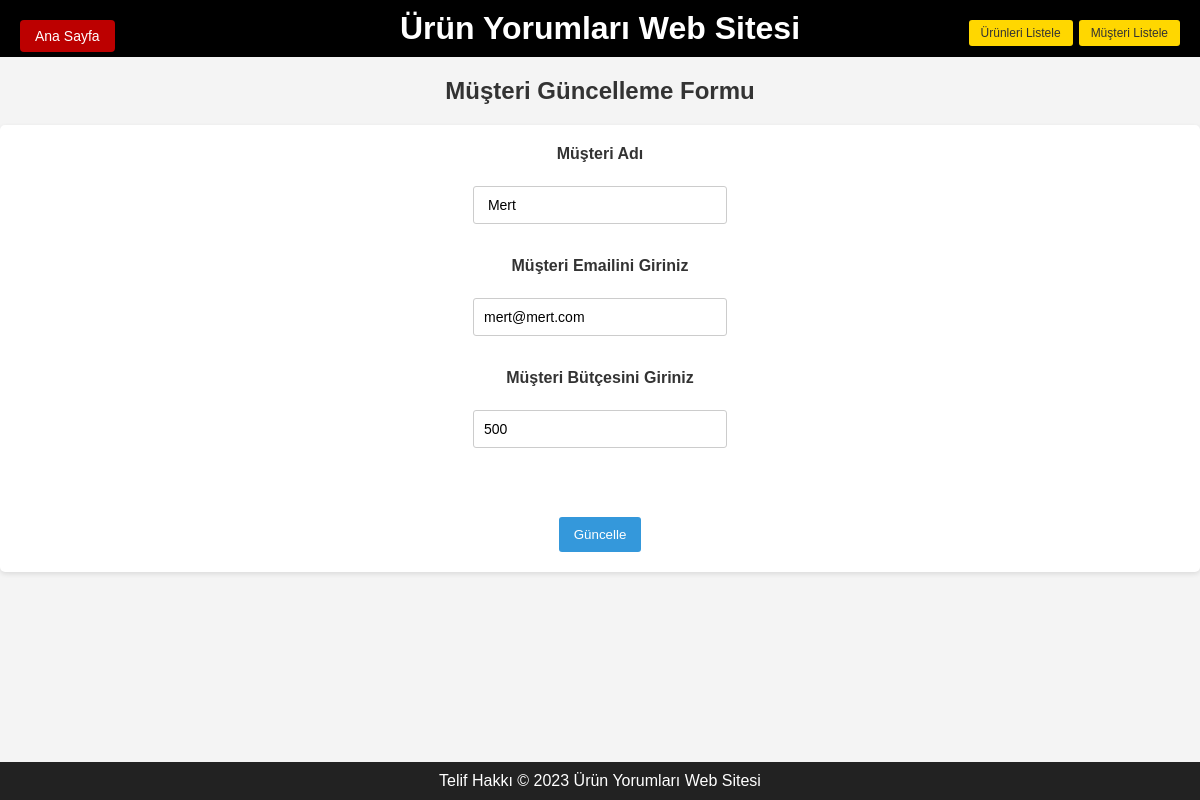
Before: /updateCustomer/ Mert with the older database file.
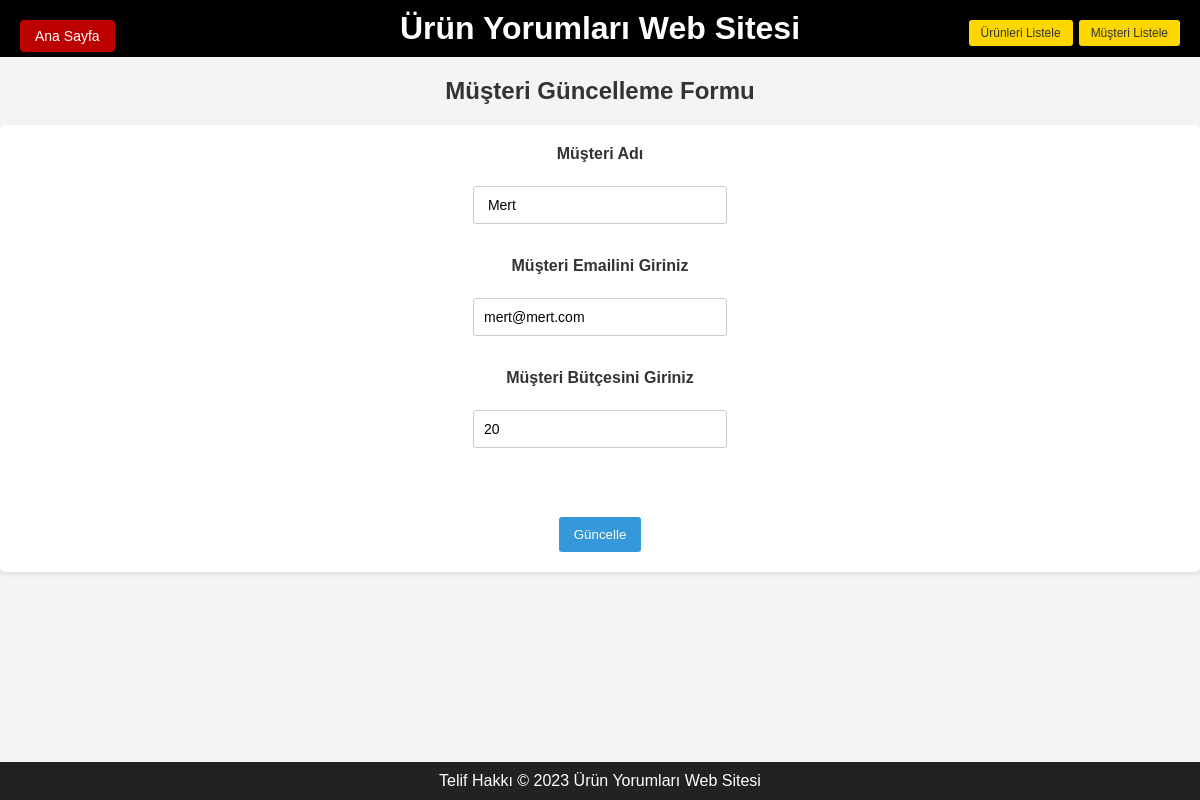
After: the same page with the newer database file.
### tables this page shows
CREATE TABLE customer (
        customerName TEXT PRIMARY KEY,
        budget INTEGER NOT NULL,        
        customerEmail TEXT NOT NULL

    );

### app.py (the view, shortened to what this page needs)
@app.route('/updateCustomer/<customerName>', methods=['POST','GET'])
def updateCustomer(customerName):
    if request.method == 'GET':
        customer = get_customer_info(customerName)
        if customer:
            return render_template('editCustomer.html', customer=customer)
        else:
            return "Müşteri bulunamadı."

### app.py (called while the page is built)
@app.route('/get-customer-info')
def get_customer_info(customerName):
    try:
        with sqlite3.connect(db) as conn:
            cursor = conn.cursor()
            cursor.execute("SELECT * FROM customer WHERE customerName = ?", (customerName,))
            customer = cursor.fetchone()
            if customer:
                return customer
            else:
                return False
    except Exception as e:
        print(e)
        return False

### templates/editCustomer.html (shortened to what this page needs)
<!DOCTYPE html>
<html lang="en">
<head>
    <link rel="stylesheet" href="{{ url_for('static', filename='css/styles.css') }}">
</head>
<body>
    <header>
        <h1>Ürün Yorumları Web Sitesi</h1>
        <button id="home-button">Ana Sayfa</button><br/>
        <section class="search-section">
            <div class="sidebar">
                <button id="list_products_button">Ürünleri Listele</button>
                <button id="list_customers_button">Müşteri Listele</button>
            </div>
        </section>
    </header>
    <footer>
        Telif Hakkı © 2023 Ürün Yorumları Web Sitesi
    </footer>
    <h2>Müşteri Güncelleme Formu</h2>
    <form action="/updateCustomer/{{ customer[0] }}"    method="POST">
        <label for="customerName">Müşteri Adı</label><br>
        <input type="text" id="customerName" name="customerName" required value="{{ customer[0] }}" readonly><br><br>
        <label for="customerEmail">Müşteri Emailini Giriniz</label><br>
        <input type="text" id="customerEmail" name="customerEmail" required value="{{ customer[2] }}"><br><br>
        <label for="budget">Müşteri Bütçesini Giriniz</label><br>
        <input type="number" id="budget" name="budget" required value="{{ customer[1] }}"><br><br>
        <br><br>
        <button type="submit">Güncelle</button>
    </form>
</body>
</html>

### static/css/styles.css (style rules this page uses)
body { font-family: Arial, sans-serif; margin: 0; padding: 0; background-color: #f2f2f2; background-size: cover; background-repeat: no-repeat; background-attachment: fixed; background-position: center; color: #000000; }
header, footer { background-color: #000000; text-align: center; padding: 10px 0; color: #ffffff; }
.search-section { margin-bottom: 20px; display: flex; align-items: center; }
#home-button { position: absolute; top: 20px; left: 20px; padding: 8px 15px; background-color: #bc0000; border: none; border-radius: 4px; color: white; font-size: 14px; cursor: pointer; transition: background-color 0.3s ease; }
header { display: flex; justify-content: center; align-items: center; text-align: center; padding: 10px 0; background-color: #000000; }
header h1 { text-align: center; margin: 0; }

### templates/editCustomer.html (style rules this page uses)
footer { position: fixed; bottom: 0; width: 100%; background-color: #222; text-align: center; padding: 10px 0; color: white; margin-top: 20px; }
.sidebar { position: fixed; top: 20px; right: 20px; display: flex; flex-direction: row; align-items: center; justify-content: flex-end; }
.sidebar button { background-color: #FFD700; border: none; color: #333; padding: 6px 12px; font-size: 12px; border-radius: 3px; margin-left: 6px; cursor: pointer; transition: background-color 0.3s ease-in-out, transform 0.2s ease-in-out; box-shadow: 0px 2px 4px rgba(0, 0, 0, 0.1); }
body { font-family: Arial, sans-serif; margin: 0; padding: 0; background-color: #f4f4f4; color: #333; }
h1 { text-align: center; margin-bottom: 20px; }
h2 { text-align: center; margin-bottom: 20px; }
form { background-color: #fff; border-radius: 5px; padding: 20px; box-shadow: 0 2px 5px rgba(0, 0, 0, 0.1); margin: auto; text-align: center; }
label { font-weight: bold; display: block; margin-bottom: 5px; }
input[type="text"], input[type="email"], input[type="number"] { width: 20%; padding: 10px; margin-bottom: 15px; border: 1px solid #ccc; border-radius: 3px; font-size: 14px; }
button[type="submit"] { background-color: #3498db; color: #fff; padding: 10px 15px; border: none; border-radius: 3px; cursor: pointer; transition: background-color 0.3s ease; }

Changed rows visible on the page:
changed customer "Mert": budget "500" → "20"
